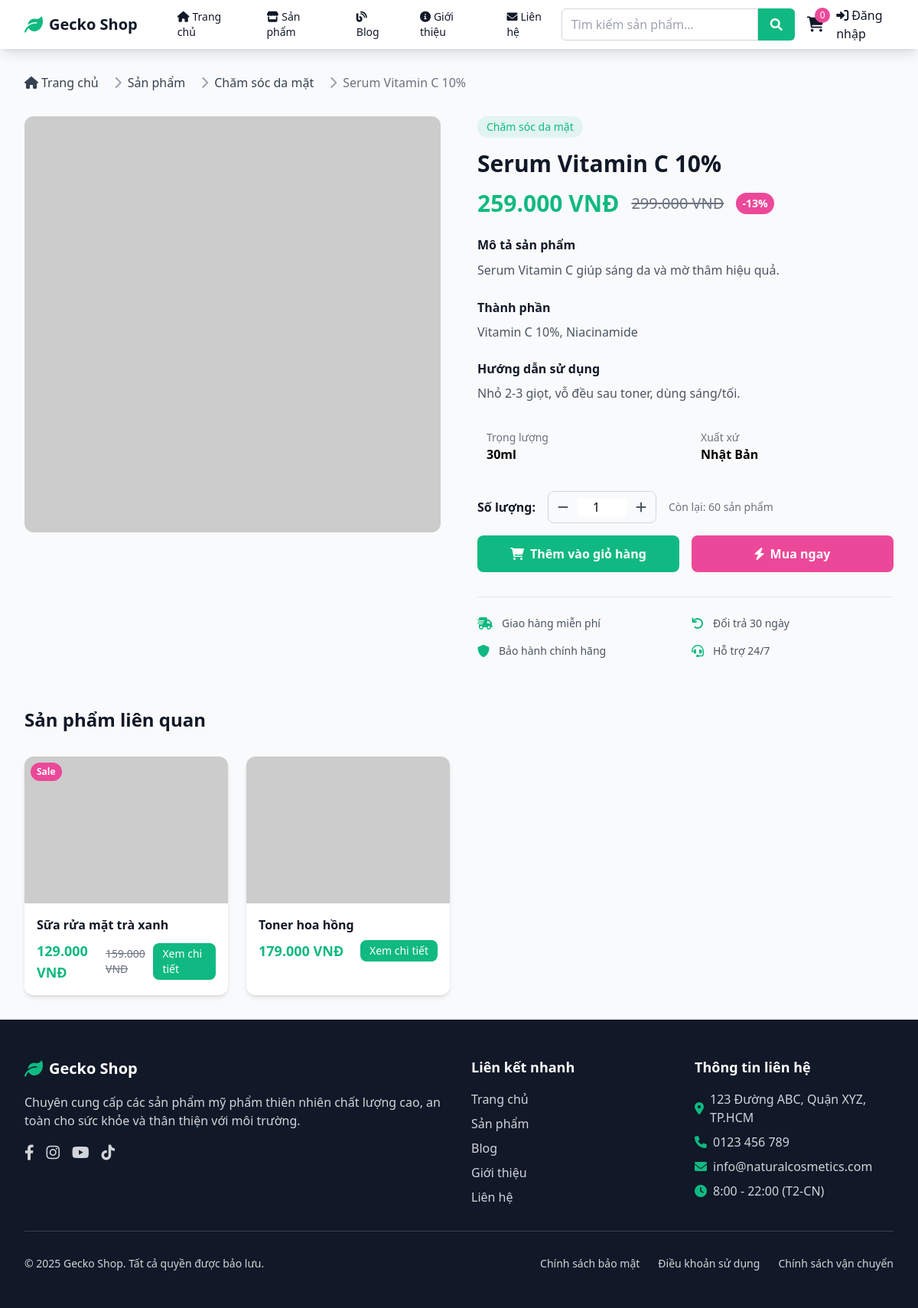
The app's page /product.php?id=3 with its own data.
### tables this page shows
CREATE TABLE products (
    id INT PRIMARY KEY AUTO_INCREMENT,
    name VARCHAR(200) NOT NULL,
    slug VARCHAR(200) UNIQUE NOT NULL,
    description TEXT,
    short_description TEXT,
    price DECIMAL(10,2) NOT NULL,
    sale_price DECIMAL(10,2) NULL,
    sku VARCHAR(100) UNIQUE,
    stock_quantity INT DEFAULT 0,
    category_id INT NOT NULL,
    images JSON,
    ingredients TEXT,
    usage_instructions TEXT,
    weight VARCHAR(50),
    origin VARCHAR(100),
    is_featured BOOLEAN DEFAULT FALSE,
    is_bestseller BOOLEAN DEFAULT FALSE,
    is_active BOOLEAN DEFAULT TRUE,
    meta_title VARCHAR(200),
    meta_description TEXT,
    created_at TIMESTAMP DEFAULT CURRENT_TIMESTAMP,
    updated_at TIMESTAMP DEFAULT CURRENT_TIMESTAMP ON UPDATE CURRENT_TIMESTAMP,
    FOREIGN KEY (category_id) REFERENCES categories(id) ON DELETE CASCADE
);

CREATE TABLE categories (
    id INT PRIMARY KEY AUTO_INCREMENT,
    name VARCHAR(100) NOT NULL,
    slug VARCHAR(100) UNIQUE NOT NULL,
    description TEXT,
    image VARCHAR(255),
    parent_id INT NULL,
    sort_order INT DEFAULT 0,
    is_active BOOLEAN DEFAULT TRUE,
    created_at TIMESTAMP DEFAULT CURRENT_TIMESTAMP,
    FOREIGN KEY (parent_id) REFERENCES categories(id) ON DELETE SET NULL
);

### config/database.php (called while the page is built, shortened)
<?php
function formatPrice($price) {
    return number_format($price, 0, ',', '.') . ' VNĐ';
}
?>

### product.php (the view, shortened to what this page needs)
<?php
require_once 'config/database.php';
$product_id = isset($_GET['id']) ? (int)$_GET['id'] : 0;
$stmt = $pdo->prepare("
    SELECT p.*, c.name as category_name
    FROM products p
    LEFT JOIN categories c ON p.category_id = c.id
    WHERE p.id = ? AND p.is_active = 1
");
$stmt->execute([$product_id]);
$product = $stmt->fetch();
$related_products = $pdo->prepare(
     "SELECT p.id, p.name, p.price, p.sale_price, p.images, c.name as category_name
      FROM products p
      LEFT JOIN categories c ON p.category_id = c.id
      WHERE p.category_id = ? AND p.id != ? AND p.is_active = 1
      ORDER BY p.created_at DESC
      LIMIT 4"
);
$related_products->execute([$product['category_id'], $product_id]);
$related_products = $related_products->fetchAll();
$images = json_decode($product['images'], true) ?: [];
$main_image = !empty($images) ? $images[0] : 'https://via.placeholder.com/600x600?text=No+Image';
include 'includes/header.php';
?>
<div class="max-w-7xl mx-auto px-4 sm:px-6 lg:px-8 py-8">
    <nav class="flex mb-8" aria-label="Breadcrumb">
        <ol class="inline-flex items-center space-x-1 md:space-x-3">
            <li class="inline-flex items-center">
                <a href="index.php" class="text-gray-700 hover:text-primary">
                    <i class="fas fa-home mr-1"></i>Trang chủ
                </a>
            </li>
            <li>
                <div class="flex items-center">
                    <i class="fas fa-chevron-right text-gray-400 mx-2"></i>
                    <a href="products.php" class="text-gray-700 hover:text-primary">Sản phẩm</a>
                </div>
            </li>
            <li>
                <div class="flex items-center">
                    <i class="fas fa-chevron-right text-gray-400 mx-2"></i>
                    <a href="products.php?category=<?php echo $product['category_id']; ?>" class="text-gray-700 hover:text-primary">
                        <?php echo htmlspecialchars($product['category_name']); ?>
                    </a>
                </div>
            </li>
            <li>
                <div class="flex items-center">
                    <i class="fas fa-chevron-right text-gray-400 mx-2"></i>
                    <span class="text-gray-500"><?php echo htmlspecialchars($product['name']); ?></span>
                </div>
            </li>
        </ol>
    </nav>
    <div class="grid grid-cols-1 lg:grid-cols-2 gap-12">
        <div>
            <div class="aspect-square bg-gray-100 rounded-xl overflow-hidden mb-4">
             <img src="<?php echo $main_image; ?>" alt="<?php echo htmlspecialchars($product['name']); ?>"
                 class="w-full h-full object-cover" id="main-image" loading="eager">
            </div>
        </div>
        <div>
            <div class="mb-4">
                <span class="inline-block bg-primary bg-opacity-10 text-primary px-3 py-1 rounded-full text-sm font-medium">
                    <?php echo htmlspecialchars($product['category_name']); ?>
                </span>
            </div>
            <h1 class="text-3xl font-bold text-gray-900 mb-4"><?php echo htmlspecialchars($product['name']); ?></h1>
            <div class="flex items-center space-x-4 mb-6">
                <?php if ($product['sale_price']): ?>
                    <span class="text-3xl font-bold text-primary"><?php echo formatPrice($product['sale_price']); ?></span>
                    <span class="text-xl text-gray-500 line-through"><?php echo formatPrice($product['price']); ?></span>
                    <span class="bg-accent text-white px-2 py-1 rounded-full text-sm font-semibold">
                        -<?php echo round((($product['price'] - $product['sale_price']) / $product['price']) * 100); ?>%
                    </span>
                <?php else: ?>
                    <span class="text-3xl font-bold text-primary"><?php echo formatPrice($product['price']); ?></span>
                <?php endif; ?>
            </div>
            <div class="mb-6">
                <h3 class="font-semibold text-gray-900 mb-2">Mô tả sản phẩm</h3>
                <p class="text-gray-600 leading-relaxed"><?php echo nl2br(htmlspecialchars($product['description'])); ?></p>
            </div>
            <?php if ($product['ingredients']): ?>
            <div class="mb-6">
                <h3 class="font-semibold text-gray-900 mb-2">Thành phần</h3>
                <p class="text-gray-600"><?php echo nl2br(htmlspecialchars($product['ingredients'])); ?></p>
            </div>
            <?php endif; ?>
            <?php if ($product['usage_instructions']): ?>
            <div class="mb-6">
                <h3 class="font-semibold text-gray-900 mb-2">Hướng dẫn sử dụng</h3>
                <p class="text-gray-600"><?php echo nl2br(htmlspecialchars($product['usage_instructions'])); ?></p>
            </div>
            <?php endif; ?>
            <div class="grid grid-cols-2 gap-4 mb-6">
                <?php if ($product['weight']): ?>
                <div class="bg-gray-50 p-3 rounded-lg">
                    <div class="text-sm text-gray-500">Trọng lượng</div>
                    <div class="font-semibold"><?php echo htmlspecialchars($product['weight']); ?></div>
                </div>
                <?php endif; ?>
                <?php if ($product['origin']): ?>
                <div class="bg-gray-50 p-3 rounded-lg">
                    <div class="text-sm text-gray-500">Xuất xứ</div>
                    <div class="font-semibold"><?php echo htmlspecialchars($product['origin']); ?></div>
                </div>
                <?php endif; ?>
            </div>
            <form method="POST" id="addToCartForm" class="mb-8">
                <div class="flex items-center space-x-4 mb-4">
                    <label for="quantity" class="font-semibold text-gray-900">Số lượng:</label>
                    <div class="flex items-center border border-gray-300 rounded-lg">
                        <button type="button" onclick="decreaseQuantity()"
                                class="px-3 py-2 text-gray-600 hover:text-gray-800">
                            <i class="fas fa-minus"></i>
                        </button>
                        <input type="number" id="quantity" name="quantity" value="1" min="1" max="<?php echo $product['stock_quantity']; ?>"
                               class="w-16 text-center border-0 focus:outline-none focus:ring-0">
                        <button type="button" onclick="increaseQuantity()"
                                class="px-3 py-2 text-gray-600 hover:text-gray-800">
                            <i class="fas fa-plus"></i>
                        </button>
                    </div>
                    <span class="text-sm text-gray-500">
                        Còn lại: <?php echo $product['stock_quantity']; ?> sản phẩm
                    </span>
                </div>
                <div class="flex space-x-4">
                    <button type="submit" name="add_to_cart"
                            class="flex-1 bg-primary text-white px-6 py-3 rounded-lg font-semibold hover:bg-green-600 transition-colors">
                        <i class="fas fa-shopping-cart mr-2"></i>Thêm vào giỏ hàng
                    </button>
                    <button type="button" onclick="buyNow()"
                            class="flex-1 bg-accent text-white px-6 py-3 rounded-lg font-semibold hover:bg-pink-600 transition-colors">
                        <i class="fas fa-bolt mr-2"></i>Mua ngay
                    </button>
                </div>
            </form>
            <div class="border-t pt-6">
                <div class="grid grid-cols-2 gap-4">
                    <div class="flex items-center">
                        <i class="fas fa-shipping-fast text-primary mr-3"></i>
                        <span class="text-sm text-gray-600">Giao hàng miễn phí</span>
                    </div>
                    <div class="flex items-center">
                        <i class="fas fa-undo text-primary mr-3"></i>
                        <span class="text-sm text-gray-600">Đổi trả 30 ngày</span>
                    </div>
                    <div class="flex items-center">
                        <i class="fas fa-shield-alt text-primary mr-3"></i>
                        <span class="text-sm text-gray-600">Bảo hành chính hãng</span>
                    </div>
                    <div class="flex items-center">
                        <i class="fas fa-headset text-primary mr-3"></i>
                        <span class="text-sm text-gray-600">Hỗ trợ 24/7</span>
                    </div>
                </div>
            </div>
        </div>
    </div>
    <?php if (!empty($related_products)): ?>
    <div class="mt-16">
        <h2 class="text-2xl font-bold text-gray-900 mb-8">Sản phẩm liên quan</h2>
        <div class="grid grid-cols-1 sm:grid-cols-2 lg:grid-cols-4 gap-6">
            <?php foreach ($related_products as $related): ?>
            <div class="bg-white rounded-xl shadow-md overflow-hidden card-hover">
                <div class="relative">
                    <?php
                    $related_images = json_decode($related['images'], true);
                    $related_main_image = !empty($related_images) ? $related_images[0] : 'https://via.placeholder.com/300x300?text=No+Image';
                    ?>
                <img src="<?php echo $related_main_image; ?>" alt="<?php echo htmlspecialchars($related['name']); ?>"
                    class="w-full h-48 object-cover" loading="lazy">
                    <?php if ($related['sale_price']): ?>
                        <div class="absolute top-2 left-2 bg-accent text-white px-2 py-1 rounded-full text-xs font-semibold">
                            Sale
                        </div>
                    <?php endif; ?>
                </div>
                <div class="p-4">
                    <h3 class="font-semibold text-gray-900 mb-2 line-clamp-2"><?php echo htmlspecialchars($related['name']); ?></h3>
                    <div class="flex items-center justify-between">
                        <div class="flex items-center space-x-2">
                            <?php if ($related['sale_price']): ?>
                                <span class="text-lg font-bold text-primary"><?php echo formatPrice($related['sale_price']); ?></span>
                                <span class="text-sm text-gray-500 line-through"><?php echo formatPrice($related['price']); ?></span>
                            <?php else: ?>
                                <span class="text-lg font-bold text-primary"><?php echo formatPrice($related['price']); ?></span>
                            <?php endif; ?>
                        </div>
                        <a href="product.php?id=<?php echo $related['id']; ?>"
                           class="bg-primary text-white px-3 py-1 rounded-lg text-sm hover:bg-green-600 transition-colors">
                            Xem chi tiết
                        </a>
                    </div>
                </div>
            </div>
            <?php endforeach; ?>
        </div>
    </div>
    <?php endif; ?>
</div>
<?php include 'includes/footer.php'; ?>

### includes/header.php (style rules this page uses)
.card-hover { transition: transform 0.3s ease, box-shadow 0.3s ease; }

### product.php (style rules this page uses)
.line-clamp-2 { display: -webkit-box; -webkit-line-clamp: 2; line-clamp: 2; -webkit-box-orient: vertical; overflow: hidden; }

### records on screen
products: category.name "Chăm sóc da mặt", name "Serum Vitamin C 10%", sale_price "259.000 VNĐ", price "299.000 VNĐ", (($product['price'] - $product['sale_price']) / $product['price']) * 100 "13", description "Serum Vitamin C giúp sáng da và mờ thâm hiệu quả.", ingredients "Vitamin C 10%, Niacinamide", usage_instructions "Nhỏ 2-3 giọt, vỗ đều sau toner, dùng sáng/tối.", weight "30ml", origin "Nhật Bản", stock_quantity "60"
products: shows "Sale", name "Sữa rửa mặt trà xanh", sale_price "129.000 VNĐ", price "159.000 VNĐ"
products: name "Toner hoa hồng", price "179.000 VNĐ"

### other values on screen
SITE_NAME "Gecko Shop"
